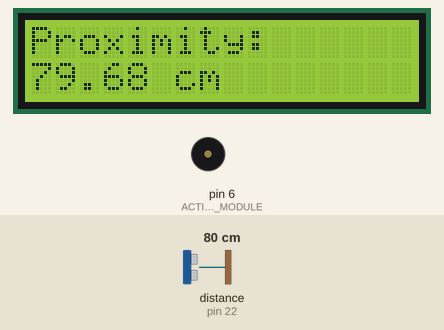
A sketch run on a simulated Arduino Mega 2560, built with avr-gcc and run on an emulated ATmega2560. Shown: 16×2 character LCD, buzzer (waves = sounding, pin HIGH). Wiring (inferred from the names in the program): ultrasonic range finder: trigger pin 23; echo pin 22. Inputs (shaded band) come from the test bench; at power-on: distance to the obstacle (sensor on pin 22) 80 cm. The echo pulse lasts 58.3 µs per cm; pins used as bus, display or sensor lines are not drawn; what the sketch prints to the serial monitor is not drawn.

Above: at 1.2 s.
1.3 s: distance to the obstacle (sensor on pin 22) set to 23 cm
At 2.0 s:
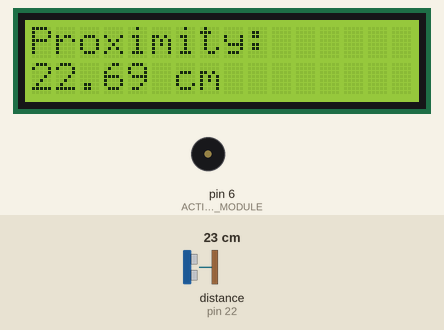
2.8 s: distance to the obstacle (sensor on pin 22) set to 18 cm
At 3.0 s:
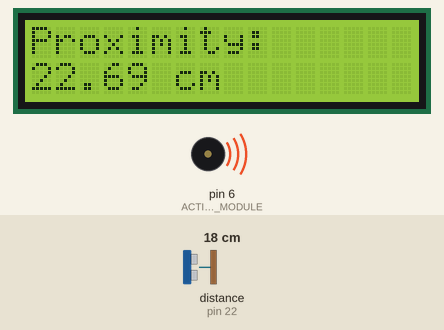
5.8 s: distance to the obstacle (sensor on pin 22) set to 2 cm
Timing chart, 0 to 13.7 s (numbered marks = the images above; inputs shaded):
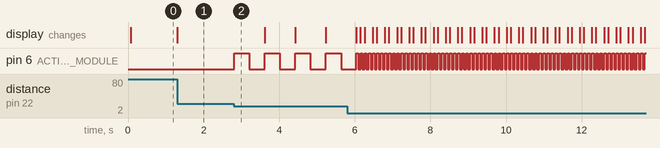

Measured:
- the behaviour switches between 21 and 20 cm on distance to the obstacle (sensor on pin 22) (found by bisection; images 1 and 2)
- after the input at 1.3 s, the display: changes at once (image 1)
- after the input at 2.8 s, pin 6 (ACTIVE_BUZZER_MODULE): alternates HIGH for 0.40 s and LOW for 0.41 s, starting at once
- after the input at 5.8 s, pin 6 (ACTIVE_BUZZER_MODULE): alternates HIGH for 0.05 s and LOW for 0.06 s, starting after 0.29 s

The sketch:

06_experiment.ino
```cpp
// Experiment #6: Ultrasonic sensor module
// Description: Ultrasonic sensor detects proximity and Active buzzer beeps more rapidly the closer you get. Distance brackets: 0-5cm, 5-15cm, 15-20cm
// Modules Used: Ultrasonic sensor module
// Libraries Used:
// Comments:
/* Reference I found useful for the ultrasonic sensor module
    https://projecthub.arduino.cc/Isaac100/getting-started-with-the-hc-sr04-ultrasonic-sensor-7cabe1
*/
/* Reference I found useful for the LCD screen
    https://docs.arduino.cc/learn/electronics/lcd-displays/
    https://www.youtube.com/watch?v=g_6OJDyUw1w
*/

#include <LiquidCrystal.h>

// Ultrasonic sensor module
#define ULTRASONIC_SENSOR_MODULE_TRIG 23
#define ULTRASONIC_SENSOR_MODULE_ECHO 22
float ultrasonic_sensor_module_duration; // length of sound wave
float ultrasonic_sensor_module_distance; // calculated distance from object
const float speed_of_sound_in_cm_per_microsecond = 0.0343;
// Active buzzer module
#define ACTIVE_BUZZER_MODULE 6

// LCD
#define LCD_RS_REGISTER_SELECT_PIN 0
#define LCD_E_ENABLE_PIN 1 //
#define LCD_L4_PIN 2
#define LCD_L5_PIN 3
#define LCD_L6_PIN 4
#define LCD_L7_PIN 5
LiquidCrystal lcd(LCD_RS_REGISTER_SELECT_PIN, LCD_E_ENABLE_PIN, LCD_L4_PIN, LCD_L5_PIN, LCD_L6_PIN, LCD_L7_PIN);

void beepFrequencyMilliseconds(int buzzer_module, int milliseconds) {
  digitalWrite(buzzer_module, HIGH);
  delay(milliseconds);
  digitalWrite(buzzer_module, LOW);
  delay(milliseconds);
  return;
}


void setup() {
  pinMode(ULTRASONIC_SENSOR_MODULE_TRIG, OUTPUT);
	pinMode(ULTRASONIC_SENSOR_MODULE_ECHO, INPUT);

  pinMode(ACTIVE_BUZZER_MODULE, OUTPUT);

  // Set up LCD's number of columns and rows:
  lcd.begin(16, 2);
  lcd.print("Proximity:");

  Serial.begin(9600); // Leaving this here in case I need it later for analog sensors
}

void loop() {

  /* SENSOR MODULE */
  digitalWrite(ULTRASONIC_SENSOR_MODULE_TRIG, LOW);
	delayMicroseconds(2);
	digitalWrite(ULTRASONIC_SENSOR_MODULE_TRIG, HIGH);
	delayMicroseconds(10);
	digitalWrite(ULTRASONIC_SENSOR_MODULE_TRIG, LOW);
  ultrasonic_sensor_module_duration = pulseIn(ULTRASONIC_SENSOR_MODULE_ECHO, HIGH);
  /*
   * Explanation of calculation for ultrasonic_sensor_module_distance:
   * Speed = Distance / Time.
   * Speed of sound is 340 meters/second or 0.0343 c/μS.
   * Divide by 2 to account for sound waves travelling out and back.
  */
  ultrasonic_sensor_module_distance = (ultrasonic_sensor_module_duration * speed_of_sound_in_cm_per_microsecond)/2;
  Serial.println(ultrasonic_sensor_module_distance);

  /* ACTIVE BUZZER */
  if (ultrasonic_sensor_module_distance <= 5) {
    beepFrequencyMilliseconds(ACTIVE_BUZZER_MODULE, 50);
  } else if (ultrasonic_sensor_module_distance <= 15 ) {
    beepFrequencyMilliseconds(ACTIVE_BUZZER_MODULE, 200);
  } else if (ultrasonic_sensor_module_distance <= 20) {
    beepFrequencyMilliseconds(ACTIVE_BUZZER_MODULE, 400);
  } else {
    // quiet
  }

  /* LCD DISPLAY */
  // set the cursor to column 0, line 1
  // (note: line 1 is the second row, since counting begins with 0):
  lcd.setCursor(0, 1);
  lcd.print(ultrasonic_sensor_module_distance);
  lcd.print(" cm");
  delay(5);
}
```
